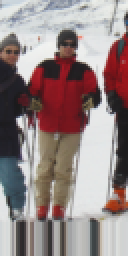
#> input picture PersonDetection/DATAIMAGE/positive/crop001007h.png, 64 x 128 px (shown 2 times larger); its folder holds 4 pictures in this run
$ python training_SVM.py
#> lines starting #> are read from the running program, lines starting #| are printed output that depends on the picture
from skimage.feature import hog
import joblib
import glob
import os
import cv2
from sklearn.svm import LinearSVC
from sklearn.model_selection import train_test_split
from sklearn import metrics
import numpy as np

train_data = []
train_labels = []
pos_im_path = 'PersonDetection/DATAIMAGE/positive'
neg_im_path = 'PersonDetection/DATAIMAGE/negative'
model_path = 'PersonDetection/models/models.dat'

# Create the models directory if it doesn't exist
models_dir = 'models'
os.makedirs(models_dir, exist_ok=True)

# Load the positive features
for filename in glob.glob(os.path.join(pos_im_path, "*.png")):
    print(f"Processing {filename}")
    fd = cv2.imread(filename, 0)
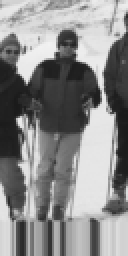
#> fd: shape (128, 64) (shown 2 times larger); min 26, max 242, mean 136.9
    if fd is not None:
        fd = cv2.resize(fd, (64, 128))
        fd = hog(fd, orientations=9, pixels_per_cell=(8, 8), visualize=False, cells_per_block=(3, 3))
#> fd = 6804 values, max 0.362 at index 2106, min 0 at index 7, mean 0.0702
        train_data.append(fd)
        train_labels.append(1)
    else:
        print(f"Unable to read image: {filename}")
#> pass 2 of the loop `for filename in glob.glob(os.path.join(pos_im_path, "*.png")):`:
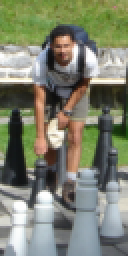
#> input picture PersonDetection/DATAIMAGE/positive/crop001036a.png, 64 x 128 px (shown 2 times larger)
#> `fd = cv2.imread(filename, 0)`:
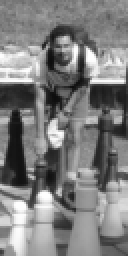
#> fd: shape (128, 64) (shown 2 times larger); min 13, max 254, mean 125.8
#> `fd = hog(fd, orientations=9, pixels_per_cell=(8, 8), visualize=False, ..`: fd = 6804 values, max 0.298 at index 1948, min 0 at index 564, mean 0.0849
#> pass 3 of the loop `for filename in glob.glob(os.path.join(pos_im_path, "*.png")):`:
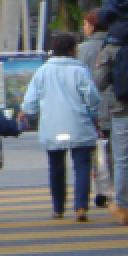
#> input picture PersonDetection/DATAIMAGE/positive/crop001038f.png, 64 x 128 px (shown 2 times larger)
#> `fd = cv2.imread(filename, 0)`:
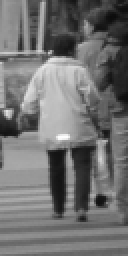
#> fd: shape (128, 64) (shown 2 times larger); min 12, max 253, mean 113
#> `fd = hog(fd, orientations=9, pixels_per_cell=(8, 8), visualize=False, ..`: fd = 6804 values, max 0.418 at index 162, min 0 at index 14, mean 0.0755
#> the loop made 4 passes; the first 3 are shown

# Load the negative features
print("Loading negative images:")
for filename in glob.glob(os.path.join(neg_im_path, "*.jpg")):
    print(f"Processing {filename}")
    fd = cv2.imread(filename, 0)
    if fd is not None:
        fd = cv2.resize(fd, (64, 128))
        fd = hog(fd, orientations=9, pixels_per_cell=(8, 8), visualize=False, cells_per_block=(3, 3))
        train_data.append(fd)
        train_labels.append(0)
    else:
        print(f"Unable to read image: {filename}")

train_data = np.array(train_data)
train_labels = np.array(train_labels)

print('Data Prepared........')
print('Train Data Shape:', train_data.shape)
#| Train Data Shape: (4, 6804)
print('Train Labels (1,0):', len(train_labels))
print("""
Classification with SVM
""")

# Split the data into training and validation sets
X_train, X_valid, y_train, y_valid = train_test_split(train_data, train_labels, test_size=0.2, random_state=42)

if len(X_train) > 0:
    # Initialize and train the SVM model
    model = LinearSVC(max_iter=10000)
    print('Training...... Support Vector Machine')
#> (the run stopped early here; a loop or call above may not have finished)
